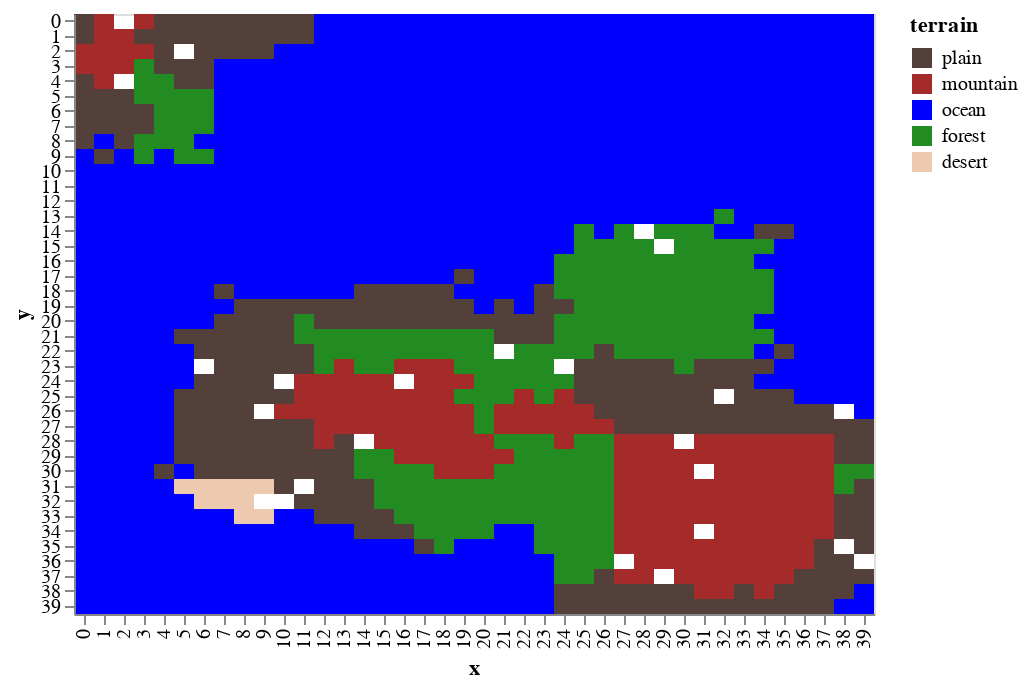

Notebook cell for this chart:
### Code cell
draw.drawterrainadvanced(world.df_features)

### Figure 1 — Vega-Lite specification as saved in the notebook (floating-point values rounded to 4 significant figures; data arrays with more than 128 entries replaced by an {"elided": "..."} marker saying what was removed)
{"$schema": "https://vega.github.io/schema/vega-lite/v2.6.0.json", "config": {"view": {"height": 300, "width": 400}}, "data": {"name": "data-9d12fd4334778413a8cdc598eb3ea287"}, "datasets": {"data-9d12fd4334778413a8cdc598eb3ea287": {"elided": "1600 records"}}, "encoding": {"color": {"field": "terrain", "scale": {"domain": ["plain", "mountain", "ocean", "forest", "desert"], "range": ["#53403B", "brown", "blue", "#228b22", "#edc9af"]}, "type": "nominal"}, "x": {"field": "x", "type": "ordinal"}, "y": {"field": "y", "type": "ordinal"}}, "mark": "rect"}
